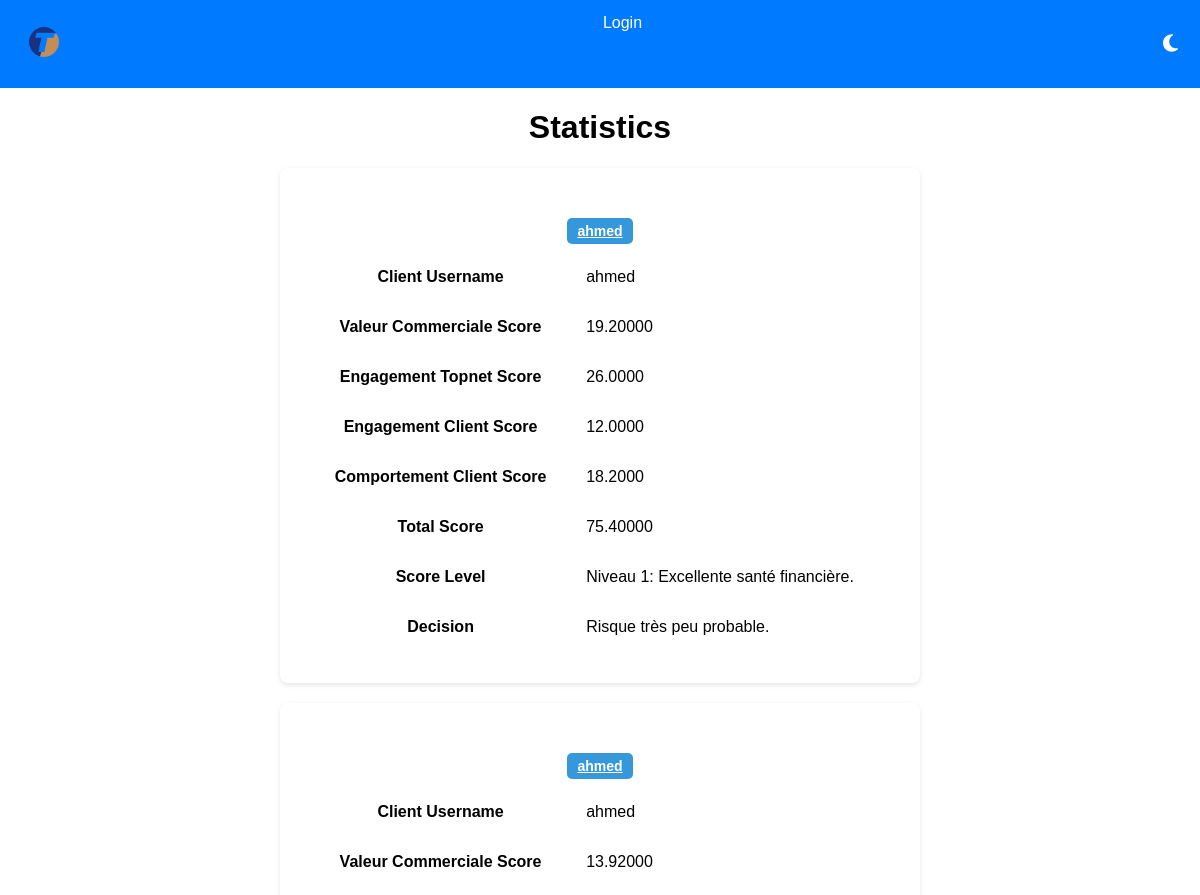
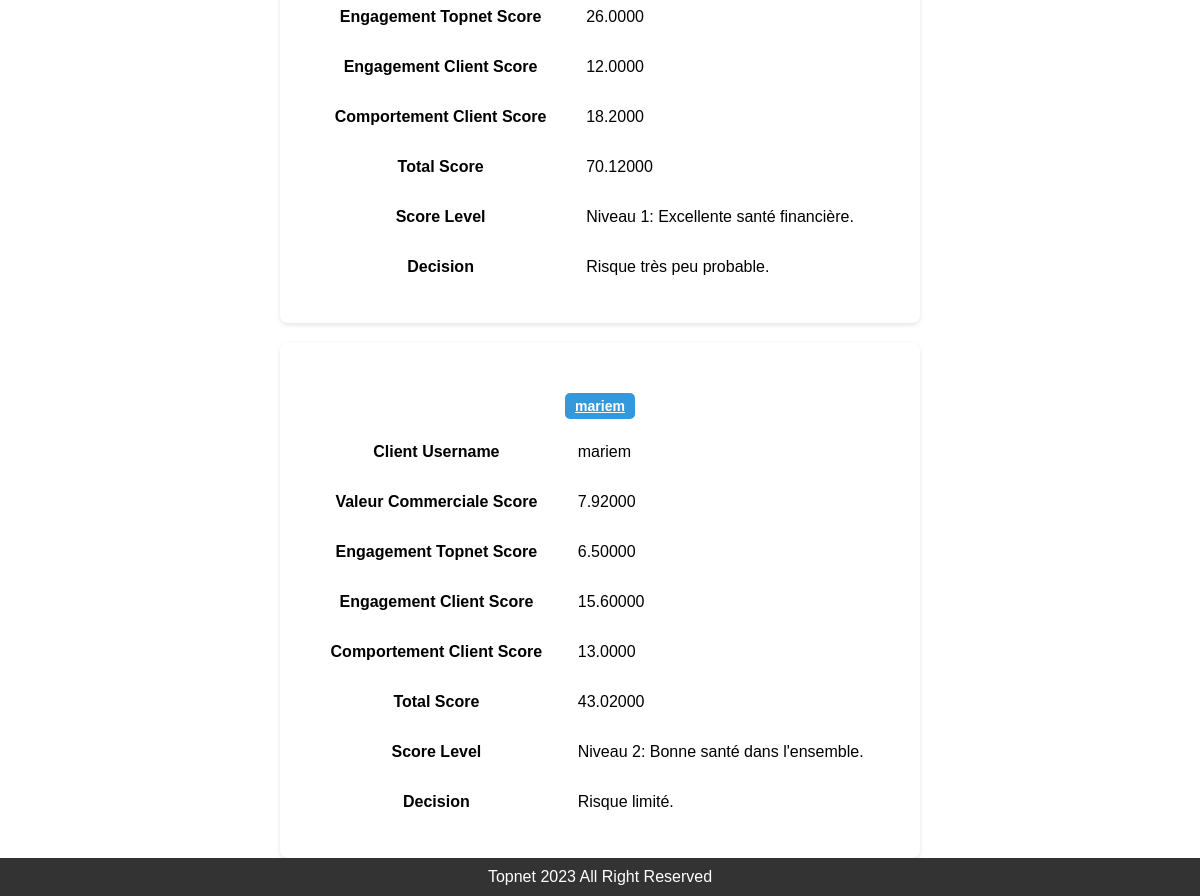
The page /user/statistics/ on the database its author committed (2 pictures, top to bottom).
### client/models.py (models this page shows, shortened)
class Client(AbstractUser):
    phone_regex = RegexValidator(
        regex=r'^\d{8}$',
        message="Le numéro de téléphone doit être au format  71000000."
    )
    phone_number = models.CharField(validators=[phone_regex], max_length=17)
    CIN = models.CharField("CIN", max_length=250, validators=[RegexValidator(regex='^[0-9]{8}$', message="Numbers Only!")])

### client/views.py (the view)
# urls.py: path('statistics/', statistics, name='statistics'),
def statistics(request):
    axes = Axes.objects.all()  # Retrieve all axes data
    clients_with_scores = process_client_scores(axes)
    clients_with_scores = sorted(clients_with_scores, key=lambda x: x['total_score'], reverse=True)
    context = {
        'clients_with_scores': clients_with_scores,
    }
    return render(request, 'client/statistics.html', context)

### client/models.py (called while the page is built)
    def calculate_anciennete(self):
        if self.client.contrats.exists():
            today = datetime.date.today()
            last_contrat = self.client.contrats.latest('date_debut')
            difference = today - last_contrat.date_debut
            if difference.days >= 730:
                return Decimal('1')
            elif 365 <= difference.days < 730:
                return Decimal('0.5')
        return Decimal('0')

    def calculate_nombre_suspension(self):
        if self.client.contrats.exists():
            random_number = Decimal(str(random.randint(1, 1)))
            return random_number
        return None

    def calculate_montant_en_cours(self):
        if self.client.contrats.exists():
            nombre_facture_impayee = self.client.contrats.aggregate(models.Sum('nombre_facture_impayee'))['nombre_facture_impayee__sum']
            if nombre_facture_impayee is None:
                nombre_facture_impayee = 0
            if nombre_facture_impayee > 2:
                return Decimal('1')
            elif nombre_facture_impayee == 0:
                return Decimal('0')
            else:
                return Decimal('0.5')
        return None

    def calculate_total_score(self):
        poids_anciennete = CriteriaWeight.objects.last().poids_anciennete
        poids_nombre_suspension = CriteriaWeight.objects.last().poids_nombre_suspension
        poids_montant_en_cours = CriteriaWeight.objects.last().poids_montant_en_cours
        engagement_client_weight = AxesWeight.objects.last().engagement_client_weight
        anciennete_score = self.calculate_anciennete() * (poids_anciennete * engagement_client_weight) / 100
        nombre_suspension_score = self.calculate_nombre_suspension() * (poids_nombre_suspension * engagement_client_weight) / 100
        montant_en_cours_score = self.calculate_montant_en_cours() * (poids_montant_en_cours * engagement_client_weight) / 100
        total_score = anciennete_score + nombre_suspension_score + montant_en_cours_score
        return total_score
        return total_score

    def calculate_contentieux_score(self):
        poids_contentieux = CriteriaWeight.objects.last().poids_contentieux
        comportement_client_weight = AxesWeight.objects.last().comportement_client_weight
        contentieux_score = 1 if self.facture and self.facture.contentieux else 0
        return contentieux_score * (poids_contentieux * comportement_client_weight) / 100

### score_app/templates/client/statistics.html (shortened to what this page needs)
{% extends 'base.html' %}
{% load static %}
{% block content %}
<h1>Statistics</h1>
<div class="client-box-container">
    {% for client_score in clients_with_scores %}
        <div class="client-box">
            <div class="back-button-container">
                <h3><a href="{% url 'client_scores' client_id=client_score.client.id %}" class="back-button">{{ client_score.client.username }}</a></h3>
            </div>
            <table>
                <tr>
                    <th>Client Username</th>
                    <td>{{ client_score.client.username }}</td>
                </tr>
                <tr>
                    <th>Valeur Commerciale Score</th>
                    <td>{{ client_score.valeur_commerciale_score }}</td>
                </tr>
                <tr>
                    <th>Engagement Topnet Score</th>
                    <td>{{ client_score.engagement_topnet_score }}</td>
                </tr>
                <tr>
                    <th>Engagement Client Score</th>
                    <td>{{ client_score.engagement_client_score }}</td>
                </tr>
                <tr>
                    <th>Comportement Client Score</th>
                    <td>{{ client_score.comportement_client_score }}</td>
                </tr>
                <tr>
                    <th>Total Score</th>
                    <td>{{ client_score.total_score }}</td>
                </tr>
                <tr>
                    <th>Score Level</th>
                    <td>{{ client_score.score_level }}</td>
                </tr>
                <tr>
                    <th>Decision</th>
                    <td>{{ client_score.decision }}</td>
                </tr>
            </table>
        </div>
    {% endfor %}
</div>
{% endblock %}

### score_app/templates/base.html (style rules this page uses)
body { font-family: Arial, sans-serif; margin: 0; padding: 0; display: flex; flex-direction: column; min-height: 100vh; }
h1 { text-align: center; }

### score_app/templates/client/statistics.html (style rules this page uses)
.client-box-container { display: flex; flex-wrap: wrap; gap: 20px; justify-content: center; align-items: center; }
.client-box { width: calc(50% - 20px); background-color: var(--client-box-bg-color, #fff); padding: 30px; border-radius: 8px; box-shadow: 0 2px 5px rgba(0, 0, 0, 0.1); }
.client-box h3 { margin-bottom: 10px; font-size: 20px; color: var(--font-color); }
.client-box table { width: 100%; }
.client-box th, .client-box td { padding: 15px; }
.back-button-container { text-align: center; margin-top: 20px; }
.back-button { background-color: #007bff; color: white; padding: 8px 16px; border: none; border-radius: 4px; cursor: pointer; font-size: 16px; }
.back-button { padding: 5px 10px; font-size: 14px; border: none; border-radius: 5px; background-color: #3498db; color: #fff; cursor: pointer; transition: background-color 0.2s, color 0.2s; }

### rows shown on the page
Client: client.username "ahmed", valeur_commerciale_score "19.20000", engagement_topnet_score "26.0000", engagement_client_score "12.0000", comportement_client_score "18.2000", total_score "75.40000", score_level "Niveau 1: Excellente santé financière.", decision "Risque très peu probable.", valeur_commerciale_score "13.92000", total_score "70.12000"
Client: client.username "mariem", valeur_commerciale_score "7.92000", engagement_topnet_score "6.50000", engagement_client_score "15.60000", comportement_client_score "13.0000", total_score "43.02000", score_level "Niveau 2: Bonne santé dans l'ensemble.", decision "Risque limité."
